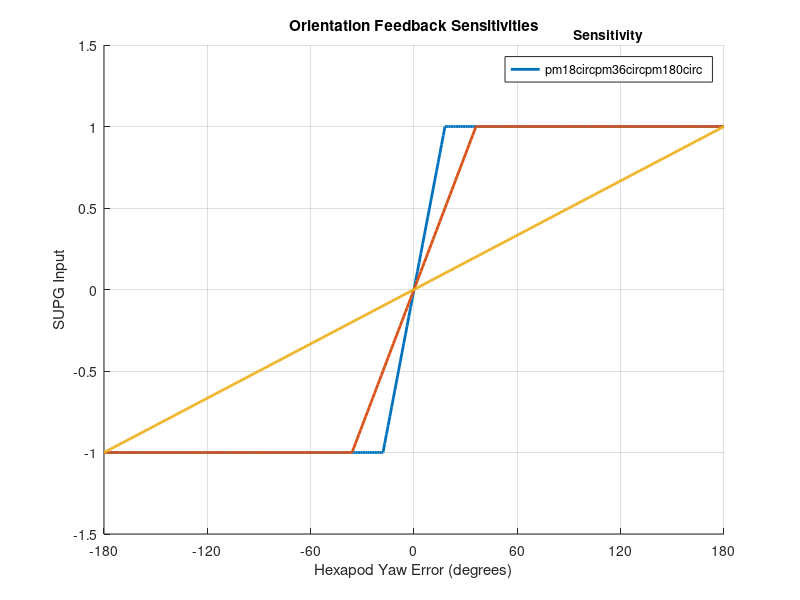

Reproduce this figure in MATLAB. (Note: this script raises an error after producing the figure.)
feedback_types = ["\pm18\circ", "\pm36\circ", "\pm180\circ"];
degrees = linspace(-180,180,361);
ofb180 = degrees/180;	
ofb18 = 10*degrees/180;
ofb18(ofb18 > 1 ) =1;
ofb18(ofb18 < -1 ) = -1;
ofb36 = 5*degrees/180;
ofb36(ofb36 > 1 ) =1;
ofb36(ofb36 < -1 ) = -1;
close all;

% figure(1);
figure(1);
grid on
hold on
p1 = plot(degrees,ofb18,'LineWidth',2);
p2 = plot(degrees,ofb36,'LineWidth',2);
p3 = plot(degrees,ofb180,'LineWidth',2);
xticks(linspace(-180,180,7))
xlim([-180 180])
ylim([-1.5 1.5])
title('Orientation Feedback Sensitivities');
xlabel('Hexapod Yaw Error (degrees)');
ylabel('SUPG Input');
leg = legend(feedback_types);
title(leg,'Sensitivity');
p1.Color(4)=0.8;
p2.Color(4)=0.8;
p3.Color(4)=0.8;
set(gca,...
'Units','normalized',...
'FontWeight','normal',...
'FontSize',10.5);
width = 3.25;     % Width in inches
height = 2.5;    % Height in inches
set(gcf,'InvertHardcopy','on');
set(gcf,'PaperUnits', 'inches');
papersize = get(gcf, 'PaperSize');
left = (papersize(1)- width)/2;
bottom = (papersize(2)- height)/2;
myfiguresize = [left, bottom, width, height];
set(gcf,'PaperPosition', myfiguresize);
%%
% close all
figure(2);
hold on
grid on
x = 0;
y = 0;
L = 10;
theta = 18;
x2=x+(L*sin(theta*pi()/180));
y2=y+(L*cos(theta*pi()/180));
plot([x x2],[y y2],'Color',[0    0.4470    0.7410] ,'LineStyle','--');
theta = -18;
x2=x+(L*sin(theta*pi()/180));
y2=y+(L*cos(theta*pi()/180));
plot([x x2],[y y2],'Color',[0    0.4470    0.7410] ,'LineStyle','--');
theta = 36;
x2=x+(L*sin(theta*pi()/180));
y2=y+(L*cos(theta*pi()/180));
plot([x x2],[y y2],'Color',[0.8500    0.3250    0.0980] ,'LineStyle','--');
theta = -36;
x2=x+(L*sin(theta*pi()/180));
y2=y+(L*cos(theta*pi()/180));
plot([x x2],[y y2],'Color',[0.8500    0.3250    0.0980] ,'LineStyle','--');
xlim([-10 10])
ylim([-10 10])
daspect([1 1 1])      
%%
close all
figure(3)
grid on
hold on
theta = linspace(-36, 36)/180*pi;
p1 = patch([0 sin(theta) 0], [0 cos(theta) 0],[0.8500    0.3250    0.0980]);
theta = linspace(-18, 18)/180*pi;
p2 =patch([0 1.1*sin(theta) 0], [0 1.1*cos(theta) 0],[0    0.4470    0.7410]);
rectangle('Position', [-0.1 -0.15 0.2 0.3], 'FaceColor',[.7 .7 .7]);
quiver(0,0,0,0.65,'r','LineWidth',2, 'MaxHeadSize', 5);
alpha(0.4)
axis equal
leg = legend([p2 p1], feedback_types(1:2));
title(leg,'Sensitive Field of View');
xlim([-1 1])
ylim([-0.5 1.5])
title('Orientation Feedback Sensitive Range');
% xlabel('x');
% ylabel('y');
set(gca,'visible','off')

daspect([1 1 1])      